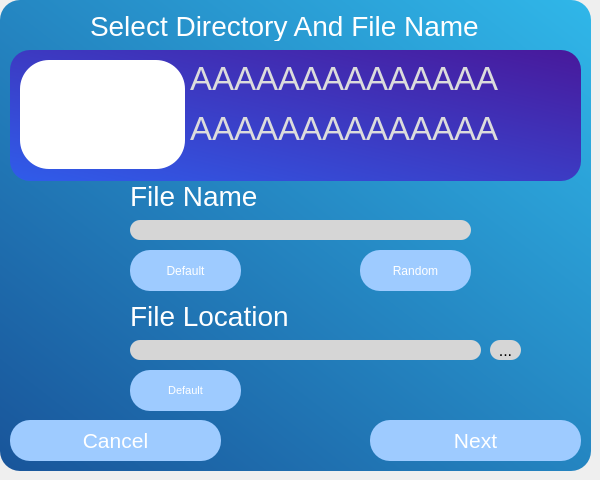
    <widget class="QWidget" name="page_3">
     <widget class="QFrame" name="Step2">
      <property name="enabled">
       <bool>true</bool>
      </property>
      <property name="geometry">
       <rect>
        <x>0</x>
        <y>0</y>
        <width>591</width>
        <height>471</height>
       </rect>
      </property>
      <property name="toolTip">
       <string>&lt;html&gt;&lt;head/&gt;&lt;body&gt;&lt;p&gt;&lt;br/&gt;&lt;/p&gt;&lt;/body&gt;&lt;/html&gt;</string>
      </property>
      <property name="styleSheet">
       <string notr="true">QFrame {
    	background-color: qlineargradient(spread:pad, x1:0.0284091, y1:1, x2:1, y2:0, stop:0 rgba(25, 86, 155, 255), stop:1 rgba(48, 183, 233, 255));
	color: rgb(220, 220, 220);
    border-radius: 20px;
}
</string>
      </property>
      <property name="frameShape">
       <enum>QFrame::StyledPanel</enum>
      </property>
      <property name="frameShadow">
       <enum>QFrame::Raised</enum>
      </property>
      <widget class="QLabel" name="label_5">
       <property name="geometry">
        <rect>
         <x>90</x>
         <y>10</y>
         <width>461</width>
         <height>31</height>
        </rect>
       </property>
       <property name="font">
        <font>
         <family>Segoe UI Symbol</family>
         <pointsize>21</pointsize>
        </font>
       </property>
       <property name="styleSheet">
        <string notr="true">background-color: none;
color: rgb(255, 255, 255);</string>
       </property>
       <property name="text">
        <string>Select Directory And File Name</string>
       </property>
      </widget>
      <widget class="QLabel" name="label_7">
       <property name="geometry">
        <rect>
         <x>130</x>
         <y>180</y>
         <width>181</width>
         <height>31</height>
        </rect>
       </property>
       <property name="font">
        <font>
         <family>Segoe UI Symbol</family>
         <pointsize>21</pointsize>
        </font>
       </property>
       <property name="styleSheet">
        <string notr="true">background-color: none;
color: rgb(255, 255, 255);</string>
       </property>
       <property name="text">
        <string>File Name</string>
       </property>
      </widget>
      <widget class="QLineEdit" name="Filebar">
       <property name="geometry">
        <rect>
         <x>130</x>
         <y>220</y>
         <width>341</width>
         <height>20</height>
        </rect>
       </property>
       <property name="font">
        <font>
         <family>MS Reference Sans Serif</family>
         <pointsize>12</pointsize>
        </font>
       </property>
       <property name="styleSheet">
        <string notr="true">background-color: rgb(214, 214, 214);
color: rgb(0, 0, 0);
border-radius: 10px;</string>
       </property>
       <property name="text">
        <string/>
       </property>
      </widget>
      <widget class="QPushButton" name="defay">
       <property name="geometry">
        <rect>
         <x>130</x>
         <y>250</y>
         <width>111</width>
         <height>41</height>
        </rect>
       </property>
       <property name="styleSheet">
        <string notr="true">QPushButton {
background-color: rgb(158, 203, 255);
color: rgb(255, 255,255);
border-radius: 20px;
}

QPushButton:hover{
 
	
	background-color: rgb(143, 184, 231);
}

QPushButton:pressed {
background-color: rgb(126, 162, 203);
color: rgb(204, 204, 204);

}</string>
       </property>
       <property name="text">
        <string>Default</string>
       </property>
      </widget>
      <widget class="QPushButton" name="pushButton_7">
       <property name="geometry">
        <rect>
         <x>360</x>
         <y>250</y>
         <width>111</width>
         <height>41</height>
        </rect>
       </property>
       <property name="styleSheet">
        <string notr="true">QPushButton {
background-color: rgb(158, 203, 255);
color: rgb(255, 255,255);
border-radius: 20px;
}

QPushButton:hover{
 
	
	background-color: rgb(143, 184, 231);
}

QPushButton:pressed {
background-color: rgb(126, 162, 203);
color: rgb(204, 204, 204);

}</string>
       </property>
       <property name="text">
        <string>Random</string>
       </property>
      </widget>
      <widget class="QLabel" name="label_8">
       <property name="geometry">
        <rect>
         <x>130</x>
         <y>300</y>
         <width>181</width>
         <height>31</height>
        </rect>
       </property>
       <property name="font">
        <font>
         <family>Segoe UI Symbol</family>
         <pointsize>21</pointsize>
        </font>
       </property>
       <property name="styleSheet">
        <string notr="true">background-color: none;
color: rgb(255, 255, 255);</string>
       </property>
       <property name="text">
        <string>File Location</string>
       </property>
      </widget>
      <widget class="QLineEdit" name="FileLocName">
       <property name="geometry">
        <rect>
         <x>130</x>
         <y>340</y>
         <width>351</width>
         <height>20</height>
        </rect>
       </property>
       <property name="font">
        <font>
         <family>MS Reference Sans Serif</family>
         <pointsize>12</pointsize>
        </font>
       </property>
       <property name="styleSheet">
        <string notr="true">background-color: rgb(214, 214, 214);
color: rgb(0, 0, 0);
border-radius: 10px;</string>
       </property>
       <property name="text">
        <string/>
       </property>
      </widget>
      <widget class="QPushButton" name="findfoldr">
       <property name="geometry">
        <rect>
         <x>490</x>
         <y>340</y>
         <width>31</width>
         <height>20</height>
        </rect>
       </property>
       <property name="font">
        <font>
         <family>Segoe UI Symbol</family>
         <pointsize>12</pointsize>
        </font>
       </property>
       <property name="layoutDirection">
        <enum>Qt::LeftToRight</enum>
       </property>
       <property name="styleSheet">
        <string notr="true">background-color: rgb(214, 214, 214);
color : rgb(0, 0, 0);
border-radius: 10px;
qproperty-alignment: AlignCenter;</string>
       </property>
       <property name="text">
        <string notr="true">...</string>
       </property>
      </widget>
      <widget class="QPushButton" name="pushButton_8">
       <property name="geometry">
        <rect>
         <x>130</x>
         <y>370</y>
         <width>111</width>
         <height>41</height>
        </rect>
       </property>
       <property name="font">
        <font>
         <pointsize>8</pointsize>
        </font>
       </property>
       <property name="styleSheet">
        <string notr="true">QPushButton {
background-color: rgb(158, 203, 255);
color: rgb(255, 255,255);
border-radius: 20px;
}

QPushButton:hover{
 
	
	background-color: rgb(143, 184, 231);
}

QPushButton:pressed {
background-color: rgb(126, 162, 203);
color: rgb(204, 204, 204);

}</string>
       </property>
       <property name="text">
        <string>Default</string>
       </property>
      </widget>
      <widget class="QPushButton" name="finder_p_5">
       <property name="geometry">
        <rect>
         <x>370</x>
         <y>420</y>
         <width>211</width>
         <height>41</height>
        </rect>
       </property>
       <property name="font">
        <font>
         <pointsize>16</pointsize>
        </font>
       </property>
       <property name="styleSheet">
        <string notr="true">QPushButton {
background-color: rgb(158, 203, 255);
color: rgb(255, 255,255);
border-radius: 20px;
}

QPushButton:hover{
 
	
	background-color: rgb(143, 184, 231);
}

QPushButton:pressed {
background-color: rgb(126, 162, 203);
color: rgb(204, 204, 204);

}</string>
       </property>
       <property name="text">
        <string>Next</string>
       </property>
       <property name="checkable">
        <bool>false</bool>
       </property>
       <property name="autoDefault">
        <bool>false</bool>
       </property>
      </widget>
      <widget class="QPushButton" name="finder_p_4">
       <property name="geometry">
        <rect>
         <x>10</x>
         <y>420</y>
         <width>211</width>
         <height>41</height>
        </rect>
       </property>
       <property name="font">
        <font>
         <pointsize>16</pointsize>
        </font>
       </property>
       <property name="styleSheet">
        <string notr="true">QPushButton {
background-color: rgb(158, 203, 255);
color: rgb(255, 255,255);
border-radius: 20px;
}

QPushButton:hover{
 
	
	background-color: rgb(143, 184, 231);
}

QPushButton:pressed {
background-color: rgb(126, 162, 203);
color: rgb(204, 204, 204);

}</string>
       </property>
       <property name="text">
        <string>Cancel</string>
       </property>
      </widget>
      <widget class="QFrame" name="frame_8">
       <property name="geometry">
        <rect>
         <x>10</x>
         <y>50</y>
         <width>571</width>
         <height>131</height>
        </rect>
       </property>
       <property name="styleSheet">
        <string notr="true">QFrame {
    
	background-color: qlineargradient(spread:pad, x1:0.0284091, y1:1, x2:1, y2:0, stop:0 rgba(48, 91, 233), stop:1 rgba(72, 25, 155));
	color: rgb(220, 220, 220);
    border-radius: 20px;
}</string>
       </property>
       <property name="frameShape">
        <enum>QFrame::StyledPanel</enum>
       </property>
       <property name="frameShadow">
        <enum>QFrame::Raised</enum>
       </property>
       <widget class="QLabel" name="thumbnai2">
        <property name="geometry">
         <rect>
          <x>10</x>
          <y>10</y>
          <width>165</width>
          <height>109</height>
         </rect>
        </property>
        <property name="styleSheet">
         <string notr="true">background-color: rgb(255, 255, 255);
border-radius: 29px;</string>
        </property>
        <property name="frameShape">
         <enum>QFrame::StyledPanel</enum>
        </property>
        <property name="text">
         <string/>
        </property>
        <property name="pixmap">
         <pixmap>../../../../.designer/backup/tbls/thunbail.jpg</pixmap>
        </property>
        <property name="scaledContents">
         <bool>true</bool>
        </property>
        <property name="alignment">
         <set>Qt::AlignCenter</set>
        </property>
        <property name="wordWrap">
         <bool>false</bool>
        </property>
        <property name="openExternalLinks">
         <bool>false</bool>
        </property>
       </widget>
       <widget class="QLabel" name="vidname_2">
        <property name="geometry">
         <rect>
          <x>180</x>
          <y>10</y>
          <width>371</width>
          <height>91</height>
         </rect>
        </property>
        <property name="font">
         <font>
          <pointsize>25</pointsize>
         </font>
        </property>
        <property name="layoutDirection">
         <enum>Qt::LeftToRight</enum>
        </property>
        <property name="autoFillBackground">
         <bool>false</bool>
        </property>
        <property name="styleSheet">
         <string notr="true">background-color: none;</string>
        </property>
        <property name="inputMethodHints">
         <set>Qt::ImhNone</set>
        </property>
        <property name="text">
         <string notr="true">&lt;html&gt;&lt;head/&gt;&lt;body&gt;&lt;p&gt;AAAAAAAAAAAAAA&lt;/p&gt;&lt;p&gt;AAAAAAAAAAAAAA&lt;/p&gt;&lt;/body&gt;&lt;/html&gt;</string>
        </property>
        <property name="textFormat">
         <enum>Qt::AutoText</enum>
        </property>
        <property name="scaledContents">
         <bool>true</bool>
        </property>
        <property name="alignment">
         <set>Qt::AlignLeading|Qt::AlignLeft|Qt::AlignTop</set>
        </property>
        <property name="wordWrap">
         <bool>true</bool>
        </property>
        <property name="margin">
         <number>1</number>
        </property>
        <property name="indent">
         <number>-1</number>
        </property>
        <property name="openExternalLinks">
         <bool>false</bool>
        </property>
        <property name="textInteractionFlags">
         <set>Qt::LinksAccessibleByMouse|Qt::TextSelectableByMouse</set>
        </property>
       </widget>
      </widget>
     </widget>
    </widget>
